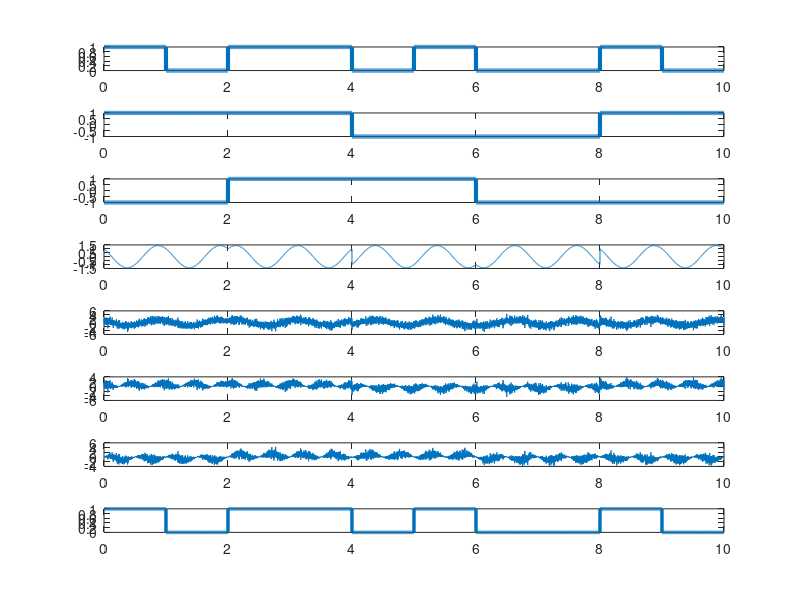

Write MATLAB code to recreate this figure.
clc; close all; clear all;

pn=1000;
pt=1/pn;
b=[1 0 1 1 0 1 0 0 1 0];
t=0:pt:length(b)-pt;

ms=[];
mso=[];
mse=[];
for jk=1:length(b)
    ms=[ms repmat(b(jk),1, pn)];
    if(mod(jk,2)~=0)
        mso=[mso repmat(2*b(jk)-1,1,2*pn)];
    else
        mse=[mse repmat(2*b(jk)-1,1,2*pn)];
    end
end

fc=1;
st=mso.*cos(2*pi*fc*t)+mse.*sin(2*pi*fc*t);
ns=2;
stn=awgn(st,1/ns);

rs1=stn.*cos(2*pi*fc*t);
rs2=stn.*sin(2*pi*fc*t);

ss1=[];
ss2=[];
for jk=1:length(b)/2
    ss1=[ss1 sum(rs1(1,(jk-1)*2*pn+1:jk*2*pn))];
    ss2=[ss2 sum(rs2(1,(jk-1)*2*pn+1:jk*2*pn))];
end
ss1=ss1/pn;
ss2=ss2/pn;

vt=0;
ds=[];
for jk=1:length(b)/2
    if ss1(jk)>=vt
        ts=1;
    else
        ts=0;
    end
    ds=[ds repmat(ts,1,pn)];
    
    if ss2(jk)>=vt
        ts=1;
    else
        ts=0;
    end
    ds=[ds repmat(ts,1,pn)];
end
subplot(811)
plot(t,ms,'LineWidth',3);
subplot(812)
plot(t,mso,'LineWidth',3);
subplot(813)
plot(t,mse,'LineWidth',3);
subplot(814)
plot(t,st);
subplot(815)
plot(t,stn)
subplot(816)
plot(t,rs1);
subplot(817)
plot(t,rs2);
subplot(818)
plot(t,ds,'LineWidth',2.5);
